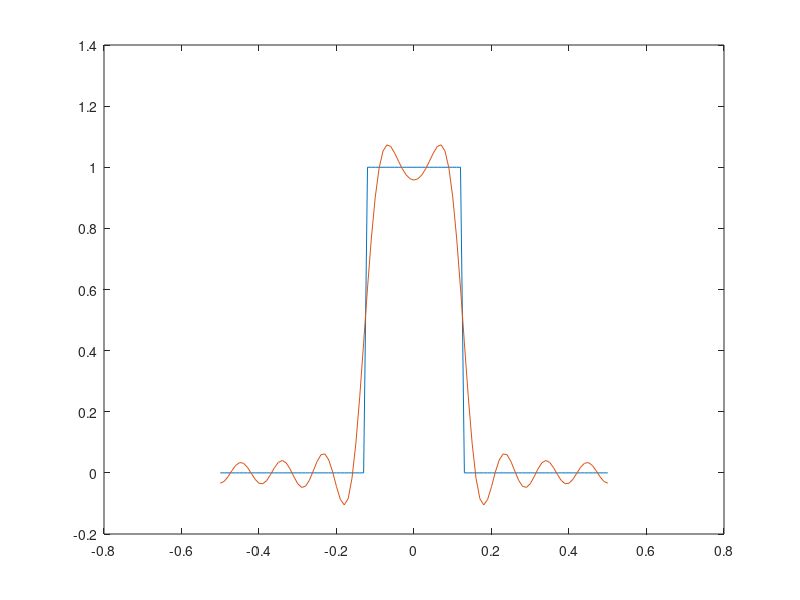

This figure's MATLAB source: (Note: this script raises an error after producing the figure.)
% Jonathan Lopez
% ECE 2311 CONTINUOUS-TIME SIGNAL AND SYSTEM ANALYSIS
% Homework 10
% Question 3
t = -.5:0.01:.5;
k = -9:9;
T = .25;
to = 1;
wo = 2*pi/to;
xt = (square((t+T/2),to/T)+1)/2;
xtf = zeros(length(k),length(t));
for i = 1:length(k)
    dk = sin(k(i)*wo*T/2)/(k(i)*pi);
    if i == floor(length(k)/2) + 1
        dk = T/to;
    end
    xtf(i,:) = dk * exp(j*k(i)*wo.*t);
end
xtf = sum(xtf,1);
plot(t, xt)
hold on
plot(t, xtf);
holf off

    